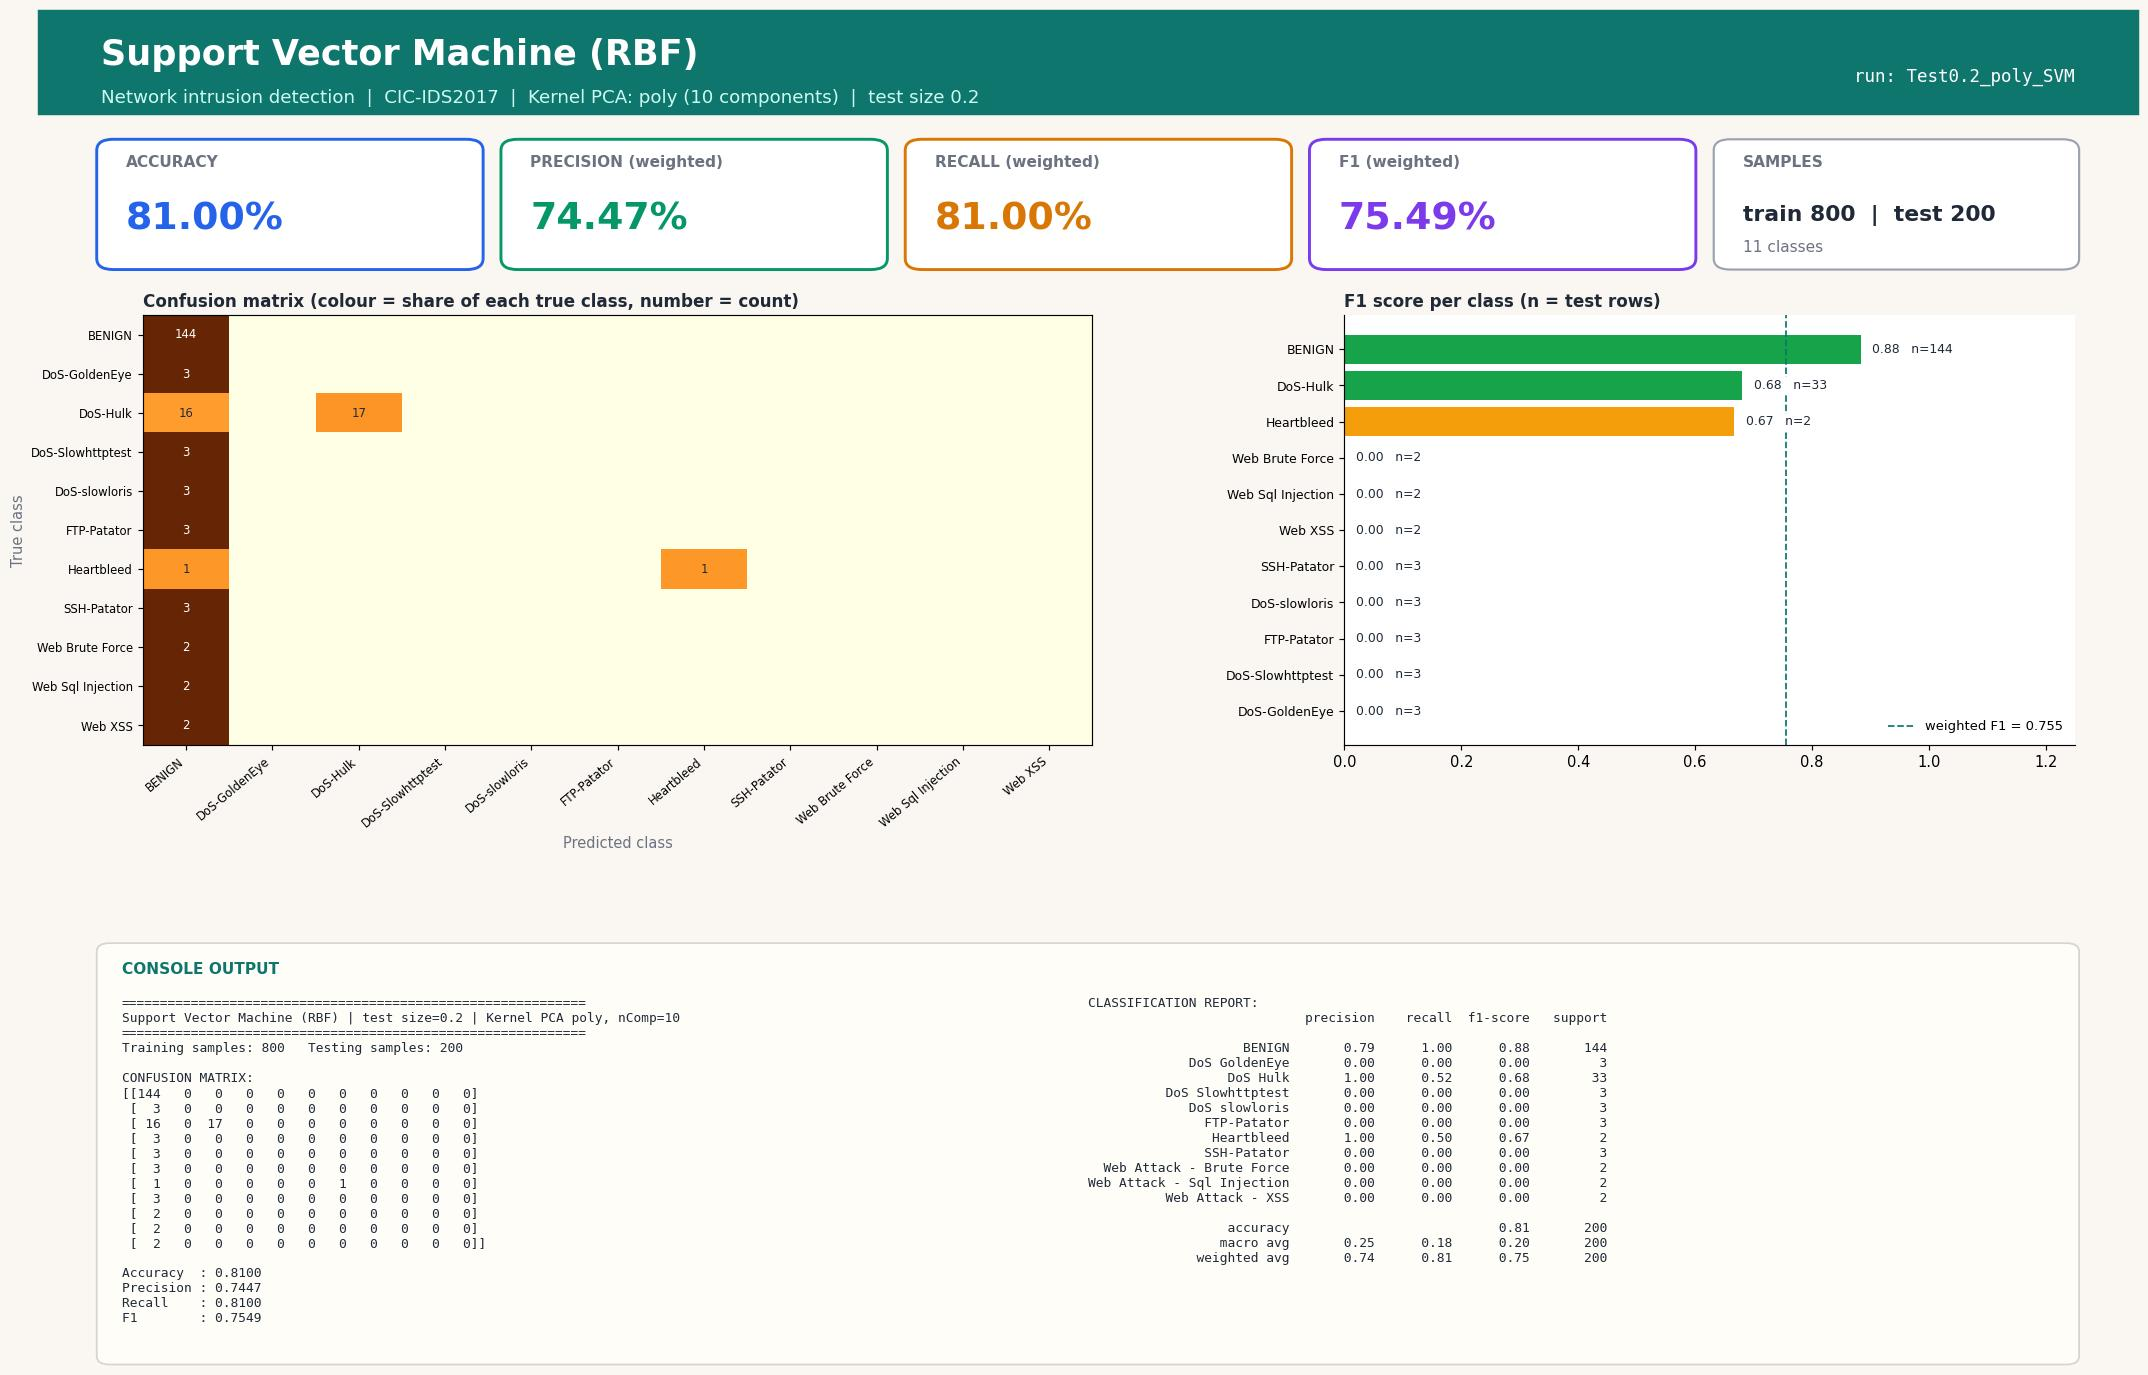

This figure's Python source:
#!/usr/bin/env python3
"""Support Vector Machine (RBF) | Test size 0.2 | Kernel PCA kernel=poly, n_components=10
CIC-IDS2017 (Tue+Wed+Thu-morning) 1000-row stratified sample.
Run in any IDE (Spyder / VS Code / PyCharm / Jupyter): open the file and press Run, no arguments needed.
Saves next to this file: 'Test0.2_poly_SVM.jpg' - one image with the console output (confusion matrix, metrics, classification report) plus charts."""
import json, os
import numpy as np
import matplotlib.pyplot as plt
from sklearn.decomposition import KernelPCA
from sklearn.svm import SVC
from sklearn.metrics import (accuracy_score, classification_report, confusion_matrix,
                             f1_score, precision_score, recall_score)
from sklearn.model_selection import train_test_split
from sklearn.preprocessing import StandardScaler

TEST_SIZE, KERNEL, N_COMP, ALG, ALG_NAME = 0.2, "poly", 10, "SVM", "Support Vector Machine (RBF)"
try:
    HERE = os.path.dirname(os.path.abspath(__file__))
except NameError:                      # Jupyter / interactive console
    HERE = os.getcwd()
def _find_root():                      # folder that contains data/sample.npz (works from any working directory)
    for p in (HERE, os.path.join(HERE, ".."), os.path.join(HERE, "..", ".."), os.getcwd()):
        if os.path.exists(os.path.join(p, "data", "sample.npz")):
            return os.path.abspath(p)
    raise FileNotFoundError("data/sample.npz not found - run prepare_data.py or keep the repo folder structure")
ROOT = _find_root()
tag = f"Test{TEST_SIZE}_{KERNEL}_{ALG}"

# 1. LOAD cached, cleaned sample (see prepare_data.py)
d = np.load(os.path.join(ROOT, "data", "sample.npz"), allow_pickle=True)
X, y, class_names = d["X"], d["y"], [str(c).replace("�", "-") for c in d["classes"]]

# 2. SPLIT
X_train, X_test, y_train, y_test = train_test_split(
    X, y, test_size=TEST_SIZE, random_state=42, stratify=y)

# 3. SCALE (fit on train only)
scaler = StandardScaler()
X_train = scaler.fit_transform(X_train); X_test = scaler.transform(X_test)

# 4. DIMENSIONALITY REDUCTION: Kernel PCA (fit on train only; gamma = sklearn default 1/n_features)
kpca = KernelPCA(n_components=N_COMP, kernel=KERNEL, random_state=0)
X_train = kpca.fit_transform(X_train); X_test = kpca.transform(X_test)

# 5. CLASSIFIER
classifier = SVC(kernel="rbf", C=1.0, gamma="scale", random_state=0)
classifier.fit(X_train, y_train)
y_pred = classifier.predict(X_test)

# 6. METRICS
labels = np.arange(len(class_names))
cm = confusion_matrix(y_test, y_pred, labels=labels)
res = dict(test_size=TEST_SIZE, kernel=KERNEL, n_components=N_COMP, algorithm=ALG, model=ALG_NAME,
           n_train=int(len(y_train)), n_test=int(len(y_test)),
           accuracy=accuracy_score(y_test, y_pred),
           precision=precision_score(y_test, y_pred, average="weighted", zero_division=0),
           recall=recall_score(y_test, y_pred, average="weighted", zero_division=0),
           f1=f1_score(y_test, y_pred, average="weighted", zero_division=0))
report = classification_report(y_test, y_pred, labels=labels, target_names=class_names, zero_division=0)
lines = ["=" * 60, f"{ALG_NAME} | test size={TEST_SIZE} | Kernel PCA {KERNEL}, nComp={N_COMP}", "=" * 60,
         f"Training samples: {len(y_train)}   Testing samples: {len(y_test)}", "", "CONFUSION MATRIX:", np.array2string(cm), ""]
for k in ("accuracy", "precision", "recall", "f1"): lines.append(f"{k.capitalize():10s}: {res[k]:.4f}")
lines += ["", "CLASSIFICATION REPORT:", report]
console_output = "\n".join(lines); print(console_output)

# 7. VISUAL OUTPUT: ONE report-style image (banner, KPI cards, charts, console output) - real results only
from matplotlib.patches import FancyBboxPatch, Rectangle
short = [c.replace("Web Attack - ", "Web ").replace("DoS ", "DoS-") for c in class_names]
rep = classification_report(y_test, y_pred, labels=labels, target_names=class_names, zero_division=0, output_dict=True)
cmn = cm / np.maximum(cm.sum(axis=1, keepdims=True), 1)          # row-normalised = per-class recall
INK, MUTED, BG, ACC = "#1f2937", "#6b7280", "#faf7f2", "#0f766e"
fig = plt.figure(figsize=(20, 13.2), dpi=105, facecolor=BG)
fig.add_artist(Rectangle((0, 0.925), 1, 0.075, transform=fig.transFigure, color=ACC, zorder=0))
fig.text(0.03, 0.968, f"{ALG_NAME}", fontsize=24, fontweight="bold", color="white", va="center")
fig.text(0.03, 0.937, f"Network intrusion detection  |  CIC-IDS2017  |  Kernel PCA: {KERNEL} ({N_COMP} components)  |  test size {TEST_SIZE}",
         fontsize=12.5, color="#ccfbf1", va="center")
fig.text(0.97, 0.952, f"run: {tag}", fontsize=12, color="white", ha="right", va="center", family="monospace")

# KPI cards
cards = [("ACCURACY", res["accuracy"], "#2563eb"), ("PRECISION (weighted)", res["precision"], "#059669"),
         ("RECALL (weighted)", res["recall"], "#d97706"), ("F1 (weighted)", res["f1"], "#7c3aed")]
for i, (lab, v, col) in enumerate(cards):
    x0 = 0.03 + i * 0.1925
    fig.add_artist(FancyBboxPatch((x0, 0.815), 0.18, 0.09, boxstyle="round,pad=0.002,rounding_size=0.008", transform=fig.transFigure,
                                  facecolor="white", edgecolor=col, linewidth=2))
    fig.text(x0 + 0.012, 0.887, lab, fontsize=10.5, color=MUTED, fontweight="bold")
    fig.text(x0 + 0.012, 0.842, f"{v * 100:.2f}%", fontsize=26, color=col, fontweight="bold")
fig.add_artist(FancyBboxPatch((0.80, 0.815), 0.17, 0.09, boxstyle="round,pad=0.002,rounding_size=0.008", transform=fig.transFigure,
                              facecolor="white", edgecolor="#9ca3af", linewidth=1.5))
fig.text(0.812, 0.887, "SAMPLES", fontsize=10.5, color=MUTED, fontweight="bold")
fig.text(0.812, 0.848, f"train {res['n_train']}  |  test {res['n_test']}", fontsize=15, color=INK, fontweight="bold")
fig.text(0.812, 0.826, f"{len(class_names)} classes", fontsize=10.5, color=MUTED)

gs = fig.add_gridspec(1, 2, left=0.05, right=0.97, top=0.78, bottom=0.47, wspace=0.30, width_ratios=[1.3, 1])
ax1 = fig.add_subplot(gs[0, 0]); ax2 = fig.add_subplot(gs[0, 1])
for ax in (ax1, ax2): ax.set_facecolor("white")
im = ax1.imshow(cmn, cmap="YlOrBr", vmin=0, vmax=1, aspect="auto")
ax1.set_xticks(labels); ax1.set_yticks(labels); ax1.set_xticklabels(short, rotation=40, ha="right", fontsize=8); ax1.set_yticklabels(short, fontsize=8)
ax1.set_title("Confusion matrix (colour = share of each true class, number = count)", loc="left", fontsize=11.5, color=INK, fontweight="bold")
ax1.set_xlabel("Predicted class", color=MUTED); ax1.set_ylabel("True class", color=MUTED)
for a_ in labels:
    for b_ in labels:
        if cm[a_, b_]: ax1.text(b_, a_, cm[a_, b_], ha="center", va="center", fontsize=8, color="white" if cmn[a_, b_] > 0.6 else INK)
f1s = [rep[c]["f1-score"] for c in class_names]; sup = [int(rep[c]["support"]) for c in class_names]
order = np.argsort(f1s)
cols = ["#dc2626" if f1s[i] < 0.34 else "#f59e0b" if f1s[i] < 0.67 else "#16a34a" for i in order]
ax2.barh(range(len(order)), [f1s[i] for i in order], color=cols)
ax2.set_yticks(range(len(order))); ax2.set_yticklabels([short[i] for i in order], fontsize=8.5); ax2.set_xlim(0, 1.25)
ax2.set_title("F1 score per class (n = test rows)", loc="left", fontsize=11.5, color=INK, fontweight="bold")
for k, i in enumerate(order): ax2.text(f1s[i] + 0.02, k, f"{f1s[i]:.2f}   n={sup[i]}", va="center", fontsize=8.5, color=INK, zorder=5, bbox=dict(facecolor="white", edgecolor="none", pad=1))
for sp in ("top", "right"): ax2.spines[sp].set_visible(False)
ax2.axvline(res["f1"], color=ACC, ls="--", lw=1.2, label=f"weighted F1 = {res['f1']:.3f}"); ax2.legend(loc="lower right", fontsize=9, frameon=False)

# console output panel (same text that is printed to the console)
fig.add_artist(FancyBboxPatch((0.03, 0.025), 0.94, 0.30, boxstyle="round,pad=0.002,rounding_size=0.006", transform=fig.transFigure,
                              facecolor="#fffdf8", edgecolor="#d6d3d1", linewidth=1.2))
fig.text(0.04, 0.305, "CONSOLE OUTPUT", fontsize=10.5, color=ACC, fontweight="bold")
split_at = lines.index("CLASSIFICATION REPORT:")
fig.text(0.04, 0.288, "\n".join(lines[:split_at]), family="monospace", fontsize=8.8, color=INK, va="top")
fig.text(0.50, 0.288, "\n".join(lines[split_at:]), family="monospace", fontsize=8.8, color=INK, va="top")
plt.savefig(os.path.join(HERE, tag + ".jpg"), format="jpg", bbox_inches="tight", facecolor=BG)
if os.environ.get("ACN_NO_SHOW") != "1": plt.show()   # IDEs display the image; run_all.py disables this
plt.close()

os.makedirs(os.path.join(ROOT, "results", "json"), exist_ok=True)
with open(os.path.join(ROOT, "results", "json", tag + ".json"), "w") as f: json.dump(res, f)
